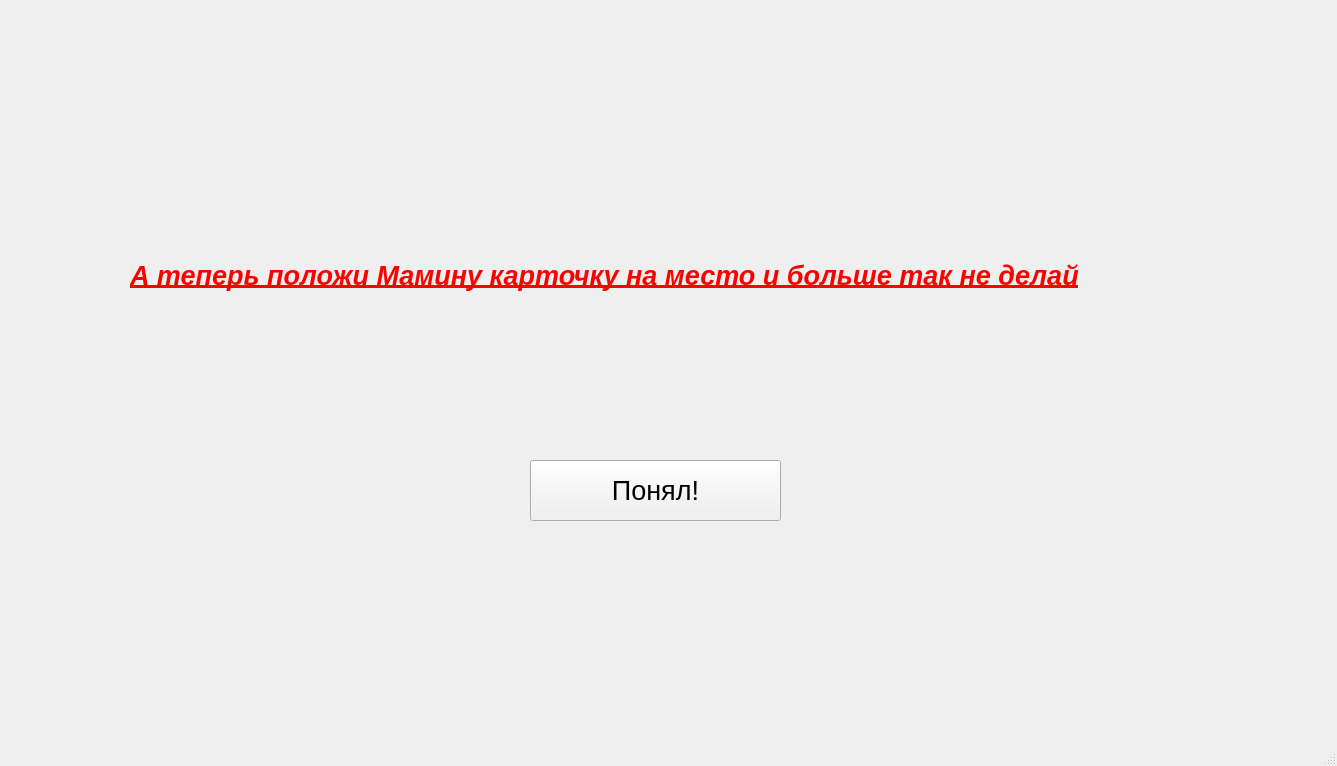
<?xml version="1.0" encoding="UTF-8"?>
<ui version="4.0">
 <class>MainWindow</class>
 <widget class="QMainWindow" name="MainWindow">
  <property name="geometry">
   <rect>
    <x>0</x>
    <y>0</y>
    <width>1337</width>
    <height>766</height>
   </rect>
  </property>
  <property name="cursor">
   <cursorShape>WaitCursor</cursorShape>
  </property>
  <property name="windowTitle">
   <string>MainWindow</string>
  </property>
  <widget class="QWidget" name="centralwidget">
   <widget class="QLabel" name="label">
    <property name="geometry">
     <rect>
      <x>130</x>
      <y>220</y>
      <width>1201</width>
      <height>111</height>
     </rect>
    </property>
    <property name="font">
     <font>
      <pointsize>20</pointsize>
      <weight>75</weight>
      <italic>true</italic>
      <bold>true</bold>
      <underline>true</underline>
      <strikeout>false</strikeout>
     </font>
    </property>
    <property name="cursor">
     <cursorShape>WhatsThisCursor</cursorShape>
    </property>
    <property name="styleSheet">
     <string notr="true">color: red</string>
    </property>
    <property name="text">
     <string>А теперь положи Мамину карточку на место и больше так не делай</string>
    </property>
   </widget>
   <widget class="QPushButton" name="pushButton">
    <property name="geometry">
     <rect>
      <x>530</x>
      <y>460</y>
      <width>251</width>
      <height>61</height>
     </rect>
    </property>
    <property name="font">
     <font>
      <pointsize>20</pointsize>
     </font>
    </property>
    <property name="text">
     <string>Понял!</string>
    </property>
   </widget>
  </widget>
  <widget class="QMenuBar" name="menubar">
   <property name="geometry">
    <rect>
     <x>0</x>
     <y>0</y>
     <width>1337</width>
     <height>26</height>
    </rect>
   </property>
  </widget>
  <widget class="QStatusBar" name="statusbar"/>
 </widget>
 <resources/>
 <connections/>
</ui>
